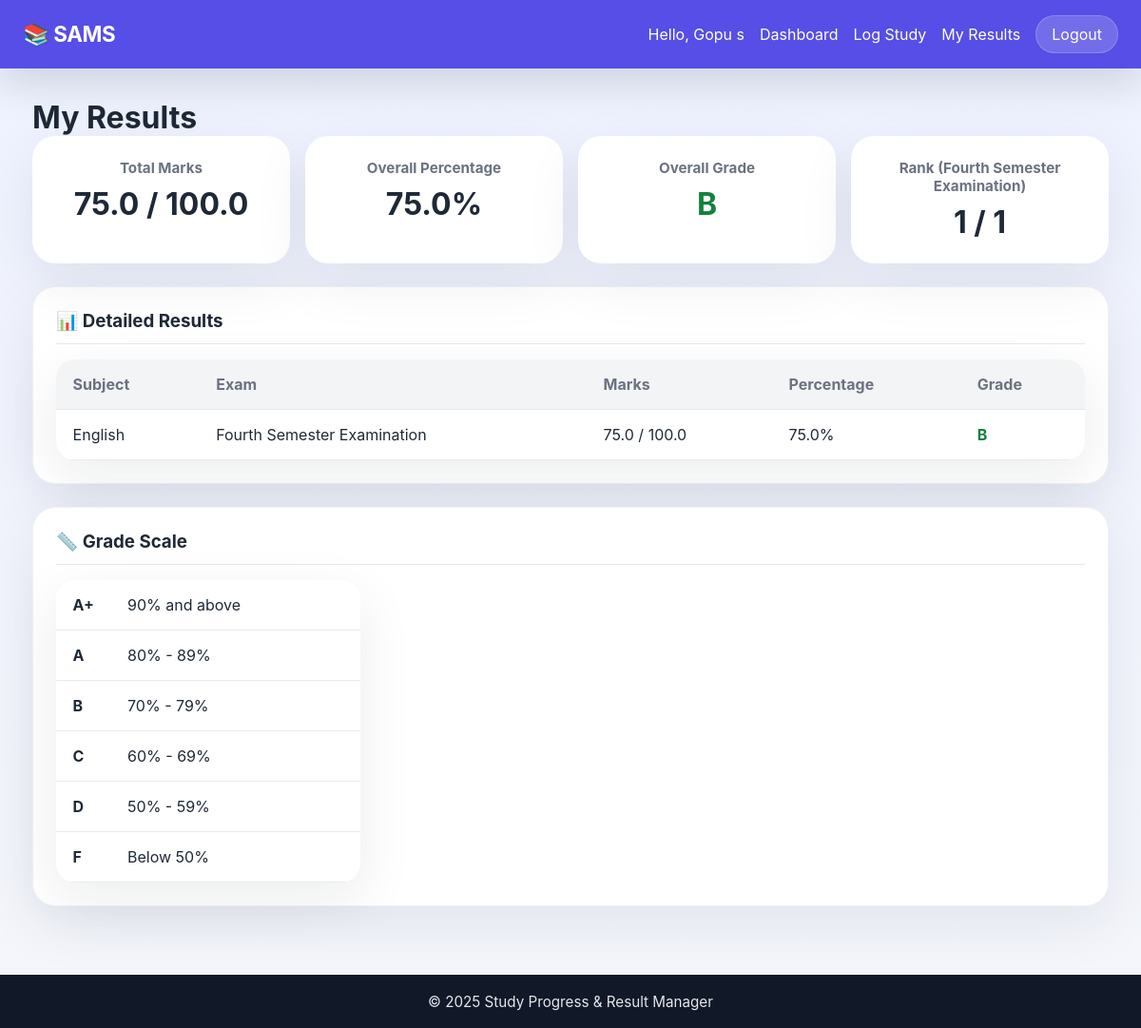
/student/results (signed in), run on the app's committed database.
### tables this page shows
CREATE TABLE marks (
            id INTEGER PRIMARY KEY AUTOINCREMENT,
            student_id INTEGER NOT NULL,
            subject_id INTEGER NOT NULL,
            marks_obtained REAL NOT NULL,
            max_marks REAL NOT NULL DEFAULT 100,
            exam_name TEXT NOT NULL,
            entered_by INTEGER NOT NULL,
            created_at TIMESTAMP DEFAULT CURRENT_TIMESTAMP,
            FOREIGN KEY (student_id) REFERENCES users(id),
            FOREIGN KEY (subject_id) REFERENCES subjects(id),
            FOREIGN KEY (entered_by) REFERENCES users(id)
        );

CREATE TABLE subjects (
            id INTEGER PRIMARY KEY AUTOINCREMENT,
            name TEXT UNIQUE NOT NULL
        );

### app.py (the view)
@app.route('/student/results')
@login_required
@student_required
def view_results():
    conn = get_db_connection()
    marks = conn.execute('''
        SELECT m.*, s.name as subject_name, u.full_name as teacher_name
        FROM marks m
        JOIN subjects s ON m.subject_id = s.id
        JOIN users u ON m.entered_by = u.id
        WHERE m.student_id = ?
        ORDER BY m.created_at DESC
    ''', (session['user_id'],)).fetchall()
    results = []
    for mark in marks:
        percentage = (mark['marks_obtained'] / mark['max_marks']) * 100
        grade = calculate_grade(percentage)
        results.append({
            'subject_name': mark['subject_name'],
            'exam_name': mark['exam_name'],
            'marks_obtained': mark['marks_obtained'],
            'max_marks': mark['max_marks'],
            'percentage': round(percentage, 2),
            'grade': grade,
            'teacher_name': mark['teacher_name']
        })
    if results:
        total_obtained = sum(r['marks_obtained'] for r in results)
        total_max = sum(r['max_marks'] for r in results)
        overall_percentage = (total_obtained / total_max) * 100 if total_max > 0 else 0
        overall_grade = calculate_grade(overall_percentage)
    else:
        total_obtained = 0
        total_max = 0
        overall_percentage = 0
        overall_grade = 'N/A'
    rank_info = None
    if marks:
        latest_exam = marks[0]['exam_name']
        all_students = conn.execute('''
            SELECT m.student_id, SUM(m.marks_obtained) as total
            FROM marks m
            WHERE m.exam_name = ?
            GROUP BY m.student_id
            ORDER BY total DESC
        ''', (latest_exam,)).fetchall()
        for i, student in enumerate(all_students, 1):
            if student['student_id'] == session['user_id']:
                rank_info = {'rank': i, 'total_students': len(all_students), 'exam_name': latest_exam}
                break
    conn.close()
    return render_template('view_results.html',
                         results=results,
                         total_obtained=total_obtained,
                         total_max=total_max,
                         overall_percentage=round(overall_percentage, 2),
                         overall_grade=overall_grade,
                         rank_info=rank_info)

### app.py (called while the page is built)
def login_required(f):
    @wraps(f)
    def decorated_function(*args, **kwargs):
        if 'user_id' not in session:
            flash('Please log in to access this page.', 'error')
            return redirect(url_for('login'))
        return f(*args, **kwargs)
    return decorated_function

def student_required(f):
    @wraps(f)
    def decorated_function(*args, **kwargs):
        if session.get('role') != 'student':
            flash('This page is for students only.', 'error')
            return redirect(url_for('home'))
        return f(*args, **kwargs)
    return decorated_function

def calculate_grade(percentage):
    if percentage >= 90:
        return 'A+'
    elif percentage >= 80:
        return 'A'
    elif percentage >= 70:
        return 'B'
    elif percentage >= 60:
        return 'C'
    elif percentage >= 50:
        return 'D'
    else:
        return 'F'

### database.py (called while the page is built)
def get_db_connection():
    conn = sqlite3.connect(DATABASE)
    conn.row_factory = sqlite3.Row  # This lets us access columns by name
    return conn

### templates/view_results.html (shortened to what this page needs)
{% extends 'base.html' %}
{% block content %}
<h1>My Results</h1>
<div class="results-summary">
    <div class="summary-card">
        <h3>Total Marks</h3>
        <div class="summary-value">{{ total_obtained }} / {{ total_max }}</div>
    </div>
    <div class="summary-card">
        <h3>Overall Percentage</h3>
        <div class="summary-value">{{ overall_percentage }}%</div>
    </div>
    <div class="summary-card">
        <h3>Overall Grade</h3>
        <div class="summary-value grade-{{ overall_grade }}">{{ overall_grade }}</div>
    </div>
    {% if rank_info %}
    <div class="summary-card">
        <h3>Rank ({{ rank_info.exam_name }})</h3>
        <div class="summary-value">{{ rank_info.rank }} / {{ rank_info.total_students }}</div>
    </div>
    {% endif %}
</div>
<div class="card">
    <h3>📊 Detailed Results</h3>
    {% if results %}
        <table class="data-table">
            <thead>
                <tr>
                    <th>Subject</th>
                    <th>Exam</th>
                    <th>Marks</th>
                    <th>Percentage</th>
                    <th>Grade</th>
                </tr>
            </thead>
            <tbody>
                {% for result in results %}
                <tr>
                    <td>{{ result.subject_name }}</td>
                    <td>{{ result.exam_name }}</td>
                    <td>{{ result.marks_obtained }} / {{ result.max_marks }}</td>
                    <td>{{ result.percentage }}%</td>
                    <td class="grade-{{ result.grade }}">{{ result.grade }}</td>
                </tr>
                {% endfor %}
            </tbody>
        </table>
    {% else %}
        <p class="empty-state">No results available yet. Check back after your teacher enters marks.</p>
    {% endif %}
</div>
<div class="card">
    <h3>📏 Grade Scale</h3>
    <table class="data-table grade-scale">
        <tr><td>A+</td><td>90% and above</td></tr>
        <tr><td>A</td><td>80% - 89%</td></tr>
        <tr><td>B</td><td>70% - 79%</td></tr>
        <tr><td>C</td><td>60% - 69%</td></tr>
        <tr><td>D</td><td>50% - 59%</td></tr>
        <tr><td>F</td><td>Below 50%</td></tr>
    </table>
</div>
{% endblock %}

### static/style.css (style rules this page uses)
* { margin: 0; padding: 0; box-sizing: border-box; }
:root { --bg: #f4f6fb; --surface: #ffffff; --surface-alt: #f8fafc; --text: #1f2937; --muted: #6b7280; --primary: #4f46e5; --primary-soft: #ebe8ff; --accent: #10b981; --danger: #ef4444; --border: #e5e7eb; --shadow: 0 18px 60px rgba(15, 23, 42, 0.08); }
body { font-family: 'Inter', system-ui, -apple-system, BlinkMacSystemFont, 'Segoe UI', sans-serif; background: linear-gradient(180deg, #eef2ff 0%, #f4f6fb 100%); color: var(--text); min-height: 100vh; display: flex; flex-direction: column; }
.card { background: var(--surface); padding: 1.5rem; border-radius: 24px; margin-bottom: 1.5rem; box-shadow: var(--shadow); border: 1px solid rgba(148, 163, 184, 0.15); }
.card h3 { margin-bottom: 1rem; color: var(--text); border-bottom: 1px solid rgba(229, 231, 235, 0.9); padding-bottom: 0.75rem; }
.data-table { width: 100%; border-collapse: collapse; background: var(--surface); border-radius: 20px; overflow: hidden; box-shadow: var(--shadow); }
.data-table th, .data-table td { padding: 1rem 1.1rem; text-align: left; border-bottom: 1px solid rgba(229, 231, 235, 0.9); }
.data-table th { background: rgba(243, 244, 246, 0.95); font-weight: 700; color: var(--muted); }
.results-summary { display: grid; grid-template-columns: repeat(auto-fit, minmax(160px, 1fr)); gap: 1rem; margin-bottom: 1.5rem; }
.summary-card { background: var(--surface); padding: 1.5rem; border-radius: 24px; text-align: center; box-shadow: var(--shadow); }
.summary-card h3 { font-size: 0.95rem; color: var(--muted); margin-bottom: 0.6rem; }
.summary-value { font-size: 2rem; font-weight: 700; color: var(--text); }
.grade-B { color: #15803d; font-weight: 700; }
.grade-scale { max-width: 320px; }
.grade-scale td:first-child { font-weight: 700; width: 55px; }

### data on the page
marks: exam_name "Fourth Semester Examination", subject_name "English", marks_obtained "75.0", max_marks "100.0", percentage "75.0", grade "B"

### other printed values
{{ session.get('full_name') }} "Gopu s"
{{ total_obtained }} "75.0"
{{ total_max }} "100.0"
{{ overall_percentage }} "75.0"
{{ overall_grade }} "B"
{{ rank_info.rank }} "1"
{{ rank_info.total_students }} "1"
